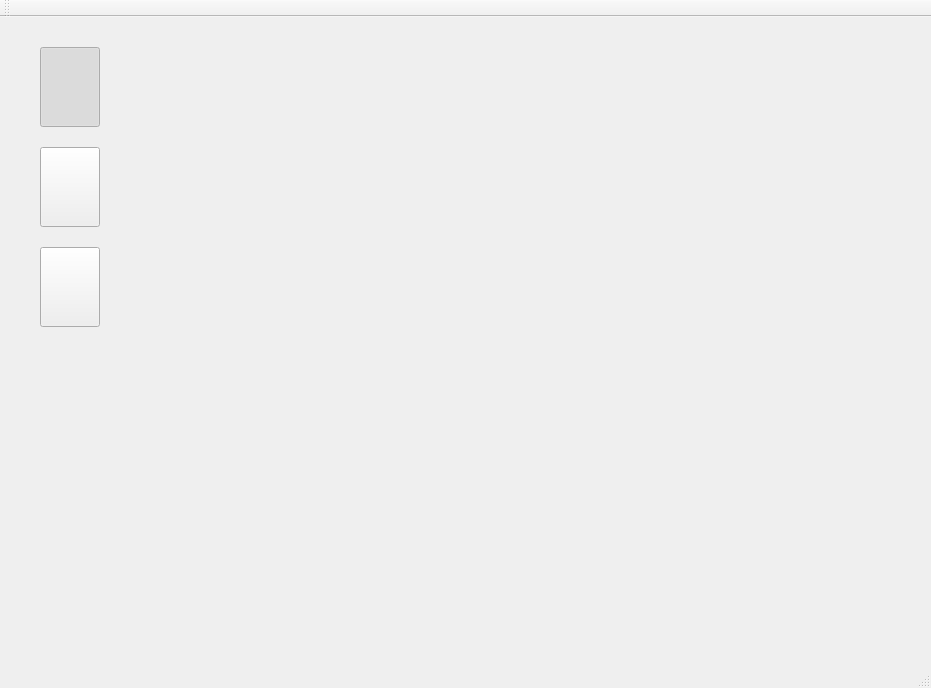
<?xml version="1.0" encoding="UTF-8"?>
<ui version="4.0">
 <class>MainWindow</class>
 <widget class="QMainWindow" name="MainWindow">
  <property name="geometry">
   <rect>
    <x>0</x>
    <y>0</y>
    <width>931</width>
    <height>688</height>
   </rect>
  </property>
  <property name="windowTitle">
   <string>MainWindow</string>
  </property>
  <property name="styleSheet">
   <string notr="true"/>
  </property>
  <widget class="QWidget" name="centralWidget">
   <widget class="QWidget" name="verticalLayoutWidget">
    <property name="geometry">
     <rect>
      <x>150</x>
      <y>10</y>
      <width>771</width>
      <height>601</height>
     </rect>
    </property>
    <layout class="QVBoxLayout" name="verticalLayout"/>
   </widget>
   <widget class="QWidget" name="leftwidget" native="true">
    <property name="geometry">
     <rect>
      <x>10</x>
      <y>10</y>
      <width>131</width>
      <height>600</height>
     </rect>
    </property>
    <property name="styleSheet">
     <string notr="true"/>
    </property>
    <widget class="QToolButton" name="toolBtnEvent">
     <property name="geometry">
      <rect>
       <x>30</x>
       <y>20</y>
       <width>60</width>
       <height>80</height>
      </rect>
     </property>
     <property name="styleSheet">
      <string notr="true">QToolButton{
	border-image:url(:/resources/event-unchecked .png);
}
QToolButton:hover
{
	border-image:url(:/resources/event-hover.png);
}
QToolButton:checked
{
	border-image:url(:/resources/event-checked.png);
}

</string>
     </property>
     <property name="text">
      <string/>
     </property>
     <property name="iconSize">
      <size>
       <width>70</width>
       <height>70</height>
      </size>
     </property>
     <property name="checkable">
      <bool>true</bool>
     </property>
     <property name="checked">
      <bool>true</bool>
     </property>
     <property name="autoExclusive">
      <bool>true</bool>
     </property>
     <property name="autoRaise">
      <bool>false</bool>
     </property>
    </widget>
    <widget class="QToolButton" name="toolBtnCurriculum">
     <property name="geometry">
      <rect>
       <x>30</x>
       <y>220</y>
       <width>60</width>
       <height>80</height>
      </rect>
     </property>
     <property name="styleSheet">
      <string notr="true">QToolButton{
	border-image:url(:/resources/curriculum-unchecked.png);
}
QToolButton:hover
{
	border-image:url(:/resources/curriculum-hover.png);
}
QToolButton:checked
{
	border-image:url(:/resources/curriculum-checked.png);
}</string>
     </property>
     <property name="text">
      <string/>
     </property>
     <property name="iconSize">
      <size>
       <width>70</width>
       <height>70</height>
      </size>
     </property>
     <property name="checkable">
      <bool>true</bool>
     </property>
     <property name="autoExclusive">
      <bool>true</bool>
     </property>
    </widget>
    <widget class="QToolButton" name="toolBtnNote">
     <property name="geometry">
      <rect>
       <x>30</x>
       <y>120</y>
       <width>60</width>
       <height>80</height>
      </rect>
     </property>
     <property name="styleSheet">
      <string notr="true">QToolButton{
	border-image:url(:/resources/note-unchecked .png);
}
QToolButton:hover
{
	border-image:url(:/resources/note-hover .png)
}
QToolButton:checked
{
	border-image:url(:/resources/note-checked .png);
}
</string>
     </property>
     <property name="text">
      <string/>
     </property>
     <property name="iconSize">
      <size>
       <width>70</width>
       <height>70</height>
      </size>
     </property>
     <property name="checkable">
      <bool>true</bool>
     </property>
     <property name="autoExclusive">
      <bool>true</bool>
     </property>
    </widget>
   </widget>
  </widget>
  <widget class="QMenuBar" name="menuBar">
   <property name="geometry">
    <rect>
     <x>0</x>
     <y>0</y>
     <width>931</width>
     <height>26</height>
    </rect>
   </property>
  </widget>
  <widget class="QToolBar" name="mainToolBar">
   <attribute name="toolBarArea">
    <enum>TopToolBarArea</enum>
   </attribute>
   <attribute name="toolBarBreak">
    <bool>false</bool>
   </attribute>
  </widget>
  <widget class="QStatusBar" name="statusBar"/>
 </widget>
 <layoutdefault spacing="6" margin="11"/>
 <resources/>
 <connections/>
</ui>
